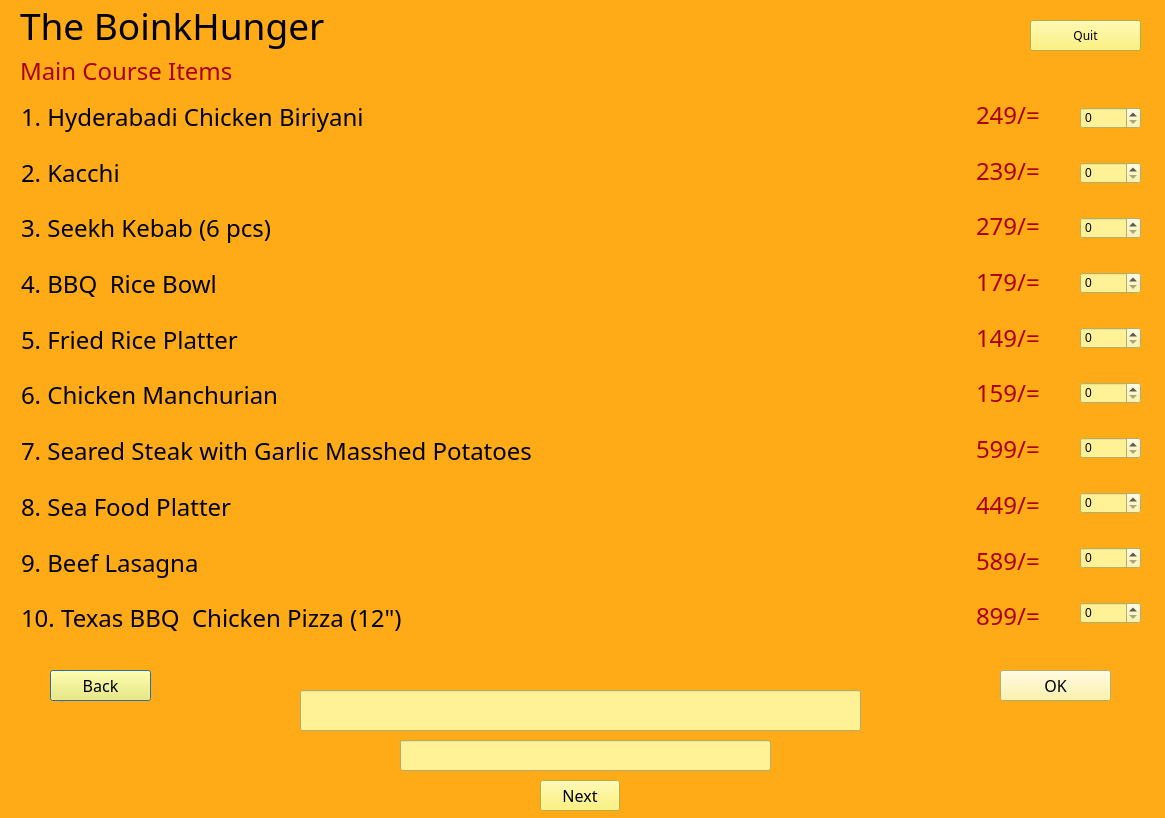
<?xml version="1.0" encoding="UTF-8"?>
<ui version="4.0">
 <class>bellpepper</class>
 <widget class="QDialog" name="bellpepper">
  <property name="geometry">
   <rect>
    <x>0</x>
    <y>0</y>
    <width>1165</width>
    <height>818</height>
   </rect>
  </property>
  <property name="windowTitle">
   <string>Dialog</string>
  </property>
  <property name="styleSheet">
   <string notr="true">background-color: rgb(255, 170, 23);</string>
  </property>
  <widget class="QLabel" name="label">
   <property name="geometry">
    <rect>
     <x>20</x>
     <y>0</y>
     <width>341</width>
     <height>51</height>
    </rect>
   </property>
   <property name="font">
    <font>
     <family>Bernard MT Condensed</family>
     <pointsize>28</pointsize>
     <weight>50</weight>
     <bold>false</bold>
    </font>
   </property>
   <property name="styleSheet">
    <string notr="true">color: rgb(0, 0, 0);</string>
   </property>
   <property name="text">
    <string>The BoinkHunger</string>
   </property>
  </widget>
  <widget class="QLabel" name="label_11">
   <property name="geometry">
    <rect>
     <x>20</x>
     <y>50</y>
     <width>351</width>
     <height>41</height>
    </rect>
   </property>
   <property name="font">
    <font>
     <family>Papyrus</family>
     <pointsize>18</pointsize>
    </font>
   </property>
   <property name="styleSheet">
    <string notr="true">color: rgb(170, 0, 0);</string>
   </property>
   <property name="text">
    <string>Main Course Items</string>
   </property>
  </widget>
  <widget class="QPushButton" name="pushButton">
   <property name="geometry">
    <rect>
     <x>50</x>
     <y>670</y>
     <width>101</width>
     <height>31</height>
    </rect>
   </property>
   <property name="font">
    <font>
     <family>Papyrus</family>
     <pointsize>12</pointsize>
    </font>
   </property>
   <property name="styleSheet">
    <string notr="true">background-color: rgb(255, 242, 90);
color: rgb(0, 0, 0);</string>
   </property>
   <property name="text">
    <string>Back</string>
   </property>
  </widget>
  <widget class="QPushButton" name="pushButton_2">
   <property name="geometry">
    <rect>
     <x>1030</x>
     <y>20</y>
     <width>111</width>
     <height>31</height>
    </rect>
   </property>
   <property name="font">
    <font>
     <family>Papyrus</family>
     <pointsize>9</pointsize>
    </font>
   </property>
   <property name="styleSheet">
    <string notr="true">background-color: rgb(255, 242, 90);
color: rgb(0, 0, 0);</string>
   </property>
   <property name="text">
    <string>Quit</string>
   </property>
  </widget>
  <widget class="QPushButton" name="pushButton_3">
   <property name="geometry">
    <rect>
     <x>1000</x>
     <y>670</y>
     <width>111</width>
     <height>31</height>
    </rect>
   </property>
   <property name="font">
    <font>
     <family>Papyrus</family>
     <pointsize>12</pointsize>
    </font>
   </property>
   <property name="styleSheet">
    <string notr="true">background-color: rgb(255, 242, 150);
color: rgb(0, 0, 0);</string>
   </property>
   <property name="text">
    <string>OK</string>
   </property>
  </widget>
  <widget class="QWidget" name="layoutWidget">
   <property name="geometry">
    <rect>
     <x>1080</x>
     <y>80</y>
     <width>61</width>
     <height>571</height>
    </rect>
   </property>
   <layout class="QVBoxLayout" name="verticalLayout_2">
    <item>
     <widget class="QSpinBox" name="spinBox">
      <property name="styleSheet">
       <string notr="true">background-color: rgb(255, 242, 150);
color: rgb(0, 0, 0);</string>
      </property>
     </widget>
    </item>
    <item>
     <widget class="QSpinBox" name="spinBox_2">
      <property name="styleSheet">
       <string notr="true">background-color: rgb(255, 242, 150);
color: rgb(0, 0, 0);</string>
      </property>
     </widget>
    </item>
    <item>
     <widget class="QSpinBox" name="spinBox_3">
      <property name="styleSheet">
       <string notr="true">background-color: rgb(255, 242, 150);
color: rgb(0, 0, 0);</string>
      </property>
     </widget>
    </item>
    <item>
     <widget class="QSpinBox" name="spinBox_4">
      <property name="styleSheet">
       <string notr="true">background-color: rgb(255, 242, 150);
color: rgb(0, 0, 0);</string>
      </property>
     </widget>
    </item>
    <item>
     <widget class="QSpinBox" name="spinBox_5">
      <property name="styleSheet">
       <string notr="true">background-color: rgb(255, 242, 150);
color: rgb(0, 0, 0);</string>
      </property>
     </widget>
    </item>
    <item>
     <widget class="QSpinBox" name="spinBox_6">
      <property name="styleSheet">
       <string notr="true">background-color: rgb(255, 242, 150);
color: rgb(0, 0, 0);</string>
      </property>
     </widget>
    </item>
    <item>
     <widget class="QSpinBox" name="spinBox_7">
      <property name="styleSheet">
       <string notr="true">background-color: rgb(255, 242, 150);
color: rgb(0, 0, 0);</string>
      </property>
     </widget>
    </item>
    <item>
     <widget class="QSpinBox" name="spinBox_8">
      <property name="styleSheet">
       <string notr="true">background-color: rgb(255, 242, 150);
color: rgb(0, 0, 0);</string>
      </property>
     </widget>
    </item>
    <item>
     <widget class="QSpinBox" name="spinBox_9">
      <property name="styleSheet">
       <string notr="true">background-color: rgb(255, 242, 150);
color: rgb(0, 0, 0);</string>
      </property>
     </widget>
    </item>
    <item>
     <widget class="QSpinBox" name="spinBox_10">
      <property name="styleSheet">
       <string notr="true">background-color: rgb(255, 242, 150);
color: rgb(0, 0, 0);</string>
      </property>
     </widget>
    </item>
   </layout>
  </widget>
  <widget class="QLineEdit" name="lineEdit">
   <property name="geometry">
    <rect>
     <x>300</x>
     <y>690</y>
     <width>561</width>
     <height>41</height>
    </rect>
   </property>
   <property name="font">
    <font>
     <family>Papyrus</family>
     <pointsize>18</pointsize>
    </font>
   </property>
   <property name="styleSheet">
    <string notr="true">background-color: rgb(255, 242, 150);
color: rgb(0, 0, 0);</string>
   </property>
  </widget>
  <widget class="QLineEdit" name="lineEdit_2">
   <property name="geometry">
    <rect>
     <x>400</x>
     <y>740</y>
     <width>371</width>
     <height>31</height>
    </rect>
   </property>
   <property name="font">
    <font>
     <family>Papyrus</family>
     <pointsize>14</pointsize>
    </font>
   </property>
   <property name="styleSheet">
    <string notr="true">background-color: rgb(255, 242, 150);
color: rgb(0, 0, 0);</string>
   </property>
  </widget>
  <widget class="QPushButton" name="pushButton_4">
   <property name="geometry">
    <rect>
     <x>540</x>
     <y>780</y>
     <width>80</width>
     <height>31</height>
    </rect>
   </property>
   <property name="font">
    <font>
     <family>Papyrus</family>
     <pointsize>12</pointsize>
    </font>
   </property>
   <property name="styleSheet">
    <string notr="true">background-color: rgb(255, 242, 90);
color: rgb(0, 0, 0);</string>
   </property>
   <property name="text">
    <string>Next</string>
   </property>
  </widget>
  <widget class="QWidget" name="">
   <property name="geometry">
    <rect>
     <x>21</x>
     <y>92</y>
     <width>951</width>
     <height>551</height>
    </rect>
   </property>
   <layout class="QVBoxLayout" name="verticalLayout">
    <item>
     <widget class="QLabel" name="label_2">
      <property name="font">
       <font>
        <family>Papyrus</family>
        <pointsize>18</pointsize>
       </font>
      </property>
      <property name="styleSheet">
       <string notr="true">color: rgb(0, 0, 0);</string>
      </property>
      <property name="text">
       <string>1. Hyderabadi Chicken Biriyani                                                                                      </string>
      </property>
     </widget>
    </item>
    <item>
     <widget class="QLabel" name="label_3">
      <property name="font">
       <font>
        <family>Papyrus</family>
        <pointsize>18</pointsize>
       </font>
      </property>
      <property name="styleSheet">
       <string notr="true">color: rgb(0, 0, 0);</string>
      </property>
      <property name="text">
       <string>2. Kacchi                                                                                                                                      </string>
      </property>
     </widget>
    </item>
    <item>
     <widget class="QLabel" name="label_4">
      <property name="font">
       <font>
        <family>Papyrus</family>
        <pointsize>18</pointsize>
       </font>
      </property>
      <property name="styleSheet">
       <string notr="true">color: rgb(0, 0, 0);</string>
      </property>
      <property name="text">
       <string>3. Seekh Kebab (6 pcs)                                                                                                      </string>
      </property>
     </widget>
    </item>
    <item>
     <widget class="QLabel" name="label_5">
      <property name="font">
       <font>
        <family>Papyrus</family>
        <pointsize>18</pointsize>
       </font>
      </property>
      <property name="styleSheet">
       <string notr="true">color: rgb(0, 0, 0);</string>
      </property>
      <property name="text">
       <string>4. BBQ  Rice Bowl                                                                                                            </string>
      </property>
     </widget>
    </item>
    <item>
     <widget class="QLabel" name="label_6">
      <property name="font">
       <font>
        <family>Papyrus</family>
        <pointsize>18</pointsize>
       </font>
      </property>
      <property name="styleSheet">
       <string notr="true">color: rgb(0, 0, 0);</string>
      </property>
      <property name="text">
       <string>5. Fried Rice Platter                                                                                                               </string>
      </property>
     </widget>
    </item>
    <item>
     <widget class="QLabel" name="label_7">
      <property name="font">
       <font>
        <family>Papyrus</family>
        <pointsize>18</pointsize>
       </font>
      </property>
      <property name="styleSheet">
       <string notr="true">color: rgb(0, 0, 0);</string>
      </property>
      <property name="text">
       <string>6. Chicken Manchurian                                                                                                         </string>
      </property>
     </widget>
    </item>
    <item>
     <widget class="QLabel" name="label_8">
      <property name="font">
       <font>
        <family>Papyrus</family>
        <pointsize>18</pointsize>
       </font>
      </property>
      <property name="styleSheet">
       <string notr="true">color: rgb(0, 0, 0);</string>
      </property>
      <property name="text">
       <string>7. Seared Steak with Garlic Masshed Potatoes                                                    </string>
      </property>
     </widget>
    </item>
    <item>
     <widget class="QLabel" name="label_9">
      <property name="font">
       <font>
        <family>Papyrus</family>
        <pointsize>18</pointsize>
       </font>
      </property>
      <property name="styleSheet">
       <string notr="true">color: rgb(0, 0, 0);</string>
      </property>
      <property name="text">
       <string>8. Sea Food Platter                                                                                                               </string>
      </property>
     </widget>
    </item>
    <item>
     <widget class="QLabel" name="label_10">
      <property name="font">
       <font>
        <family>Papyrus</family>
        <pointsize>18</pointsize>
       </font>
      </property>
      <property name="styleSheet">
       <string notr="true">color: rgb(0, 0, 0);</string>
      </property>
      <property name="text">
       <string>9. Beef Lasagna                                                                                                                    </string>
      </property>
     </widget>
    </item>
    <item>
     <widget class="QLabel" name="label_12">
      <property name="font">
       <font>
        <family>Papyrus</family>
        <pointsize>18</pointsize>
       </font>
      </property>
      <property name="styleSheet">
       <string notr="true">color: rgb(0, 0, 0);</string>
      </property>
      <property name="text">
       <string>10. Texas BBQ  Chicken Pizza (12&quot;)                                                                 </string>
      </property>
     </widget>
    </item>
   </layout>
  </widget>
  <widget class="QWidget" name="">
   <property name="geometry">
    <rect>
     <x>976</x>
     <y>90</y>
     <width>91</width>
     <height>551</height>
    </rect>
   </property>
   <layout class="QVBoxLayout" name="verticalLayout_3">
    <item>
     <widget class="QLabel" name="label_13">
      <property name="font">
       <font>
        <family>Papyrus</family>
        <pointsize>18</pointsize>
       </font>
      </property>
      <property name="styleSheet">
       <string notr="true">color: rgb(170, 0, 0);</string>
      </property>
      <property name="text">
       <string>249/=</string>
      </property>
     </widget>
    </item>
    <item>
     <widget class="QLabel" name="label_14">
      <property name="font">
       <font>
        <family>Papyrus</family>
        <pointsize>18</pointsize>
       </font>
      </property>
      <property name="styleSheet">
       <string notr="true">color: rgb(170, 0, 0);</string>
      </property>
      <property name="text">
       <string>239/=</string>
      </property>
     </widget>
    </item>
    <item>
     <widget class="QLabel" name="label_15">
      <property name="font">
       <font>
        <family>Papyrus</family>
        <pointsize>18</pointsize>
       </font>
      </property>
      <property name="styleSheet">
       <string notr="true">color: rgb(170, 0, 0);</string>
      </property>
      <property name="text">
       <string>279/=</string>
      </property>
     </widget>
    </item>
    <item>
     <widget class="QLabel" name="label_16">
      <property name="font">
       <font>
        <family>Papyrus</family>
        <pointsize>18</pointsize>
       </font>
      </property>
      <property name="styleSheet">
       <string notr="true">color: rgb(170, 0, 0);</string>
      </property>
      <property name="text">
       <string>179/=</string>
      </property>
     </widget>
    </item>
    <item>
     <widget class="QLabel" name="label_17">
      <property name="font">
       <font>
        <family>Papyrus</family>
        <pointsize>18</pointsize>
       </font>
      </property>
      <property name="styleSheet">
       <string notr="true">color: rgb(170, 0, 0);</string>
      </property>
      <property name="text">
       <string>149/=</string>
      </property>
     </widget>
    </item>
    <item>
     <widget class="QLabel" name="label_18">
      <property name="font">
       <font>
        <family>Papyrus</family>
        <pointsize>18</pointsize>
       </font>
      </property>
      <property name="styleSheet">
       <string notr="true">color: rgb(170, 0, 0);</string>
      </property>
      <property name="text">
       <string>159/=</string>
      </property>
     </widget>
    </item>
    <item>
     <widget class="QLabel" name="label_19">
      <property name="font">
       <font>
        <family>Papyrus</family>
        <pointsize>18</pointsize>
       </font>
      </property>
      <property name="styleSheet">
       <string notr="true">color: rgb(170, 0, 0);</string>
      </property>
      <property name="text">
       <string>599/=</string>
      </property>
     </widget>
    </item>
    <item>
     <widget class="QLabel" name="label_20">
      <property name="font">
       <font>
        <family>Papyrus</family>
        <pointsize>18</pointsize>
       </font>
      </property>
      <property name="styleSheet">
       <string notr="true">color: rgb(170, 0, 0);</string>
      </property>
      <property name="text">
       <string>449/=</string>
      </property>
     </widget>
    </item>
    <item>
     <widget class="QLabel" name="label_21">
      <property name="font">
       <font>
        <family>Papyrus</family>
        <pointsize>18</pointsize>
       </font>
      </property>
      <property name="styleSheet">
       <string notr="true">color: rgb(170, 0, 0);</string>
      </property>
      <property name="text">
       <string>589/=</string>
      </property>
     </widget>
    </item>
    <item>
     <widget class="QLabel" name="label_22">
      <property name="font">
       <font>
        <family>Papyrus</family>
        <pointsize>18</pointsize>
       </font>
      </property>
      <property name="styleSheet">
       <string notr="true">color: rgb(170, 0, 0);</string>
      </property>
      <property name="text">
       <string>899/=</string>
      </property>
     </widget>
    </item>
   </layout>
  </widget>
 </widget>
 <resources/>
 <connections>
  <connection>
   <sender>pushButton</sender>
   <signal>clicked()</signal>
   <receiver>bellpepper</receiver>
   <slot>hide()</slot>
   <hints>
    <hint type="sourcelabel">
     <x>101</x>
     <y>690</y>
    </hint>
    <hint type="destinationlabel">
     <x>120</x>
     <y>760</y>
    </hint>
   </hints>
  </connection>
  <connection>
   <sender>pushButton_4</sender>
   <signal>clicked()</signal>
   <receiver>bellpepper</receiver>
   <slot>hide()</slot>
   <hints>
    <hint type="sourcelabel">
     <x>608</x>
     <y>791</y>
    </hint>
    <hint type="destinationlabel">
     <x>716</x>
     <y>815</y>
    </hint>
   </hints>
  </connection>
 </connections>
</ui>
